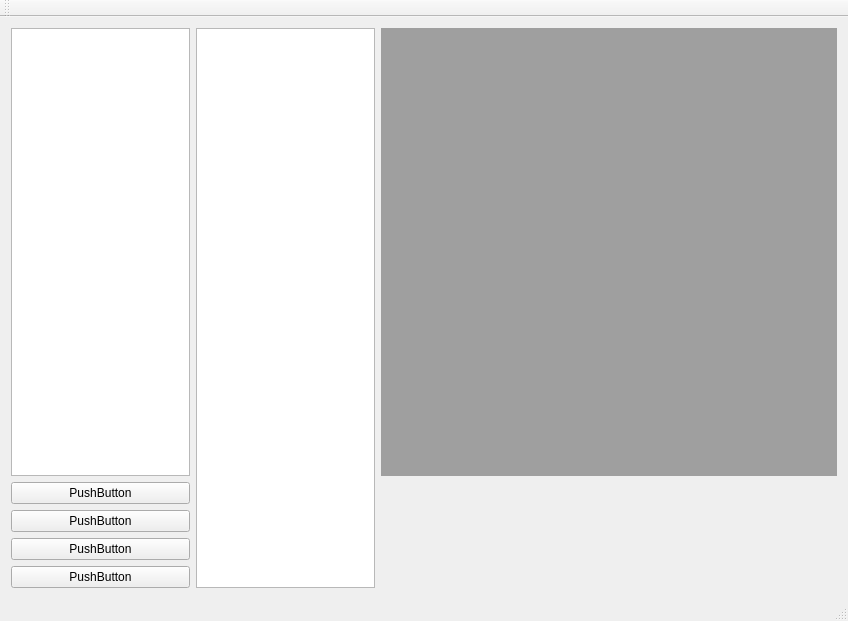
<?xml version="1.0" encoding="UTF-8"?>
<ui version="4.0">
 <class>MainWindow</class>
 <widget class="QMainWindow" name="MainWindow">
  <property name="geometry">
   <rect>
    <x>0</x>
    <y>0</y>
    <width>848</width>
    <height>621</height>
   </rect>
  </property>
  <property name="windowTitle">
   <string>MainWindow</string>
  </property>
  <widget class="QWidget" name="centralWidget">
   <layout class="QGridLayout" name="gridLayout">
    <item row="0" column="1" rowspan="5">
     <widget class="QGraphicsView" name="graphicsView"/>
    </item>
    <item row="4" column="0">
     <widget class="QPushButton" name="pushButton">
      <property name="text">
       <string>PushButton</string>
      </property>
     </widget>
    </item>
    <item row="0" column="0">
     <widget class="QTreeView" name="treeView"/>
    </item>
    <item row="2" column="0">
     <widget class="QPushButton" name="pushButton_3">
      <property name="text">
       <string>PushButton</string>
      </property>
     </widget>
    </item>
    <item row="3" column="0">
     <widget class="QPushButton" name="pushButton_2">
      <property name="text">
       <string>PushButton</string>
      </property>
     </widget>
    </item>
    <item row="1" column="0">
     <widget class="QPushButton" name="pushButton_4">
      <property name="text">
       <string>PushButton</string>
      </property>
     </widget>
    </item>
    <item row="0" column="2">
     <widget class="QMdiArea" name="mdiArea"/>
    </item>
   </layout>
  </widget>
  <widget class="QMenuBar" name="menuBar">
   <property name="geometry">
    <rect>
     <x>0</x>
     <y>0</y>
     <width>848</width>
     <height>22</height>
    </rect>
   </property>
  </widget>
  <widget class="QToolBar" name="mainToolBar">
   <attribute name="toolBarArea">
    <enum>TopToolBarArea</enum>
   </attribute>
   <attribute name="toolBarBreak">
    <bool>false</bool>
   </attribute>
  </widget>
  <widget class="QStatusBar" name="statusBar"/>
 </widget>
 <layoutdefault spacing="6" margin="11"/>
 <resources/>
 <connections/>
</ui>
